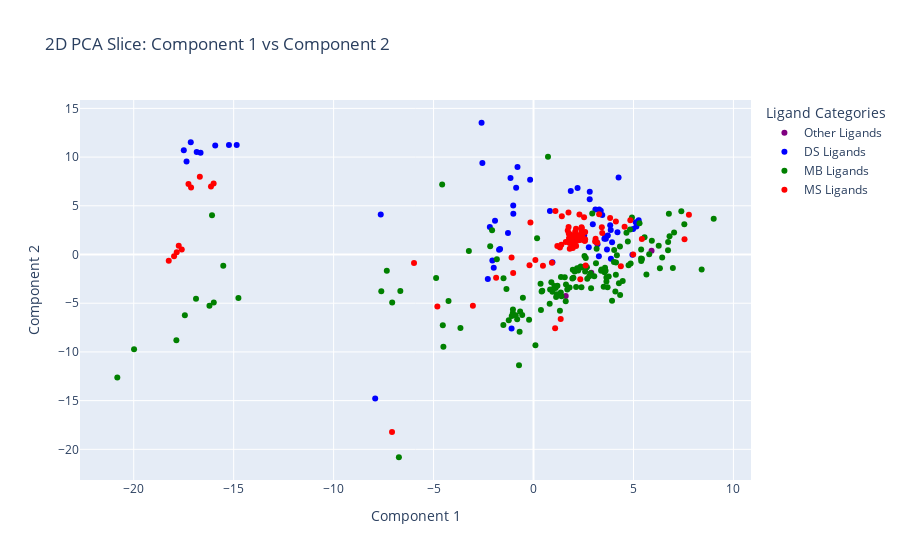
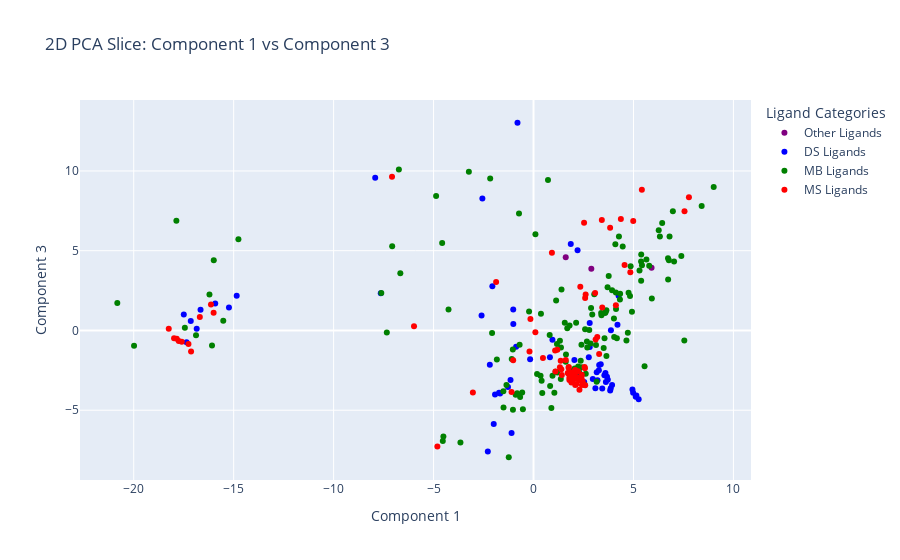
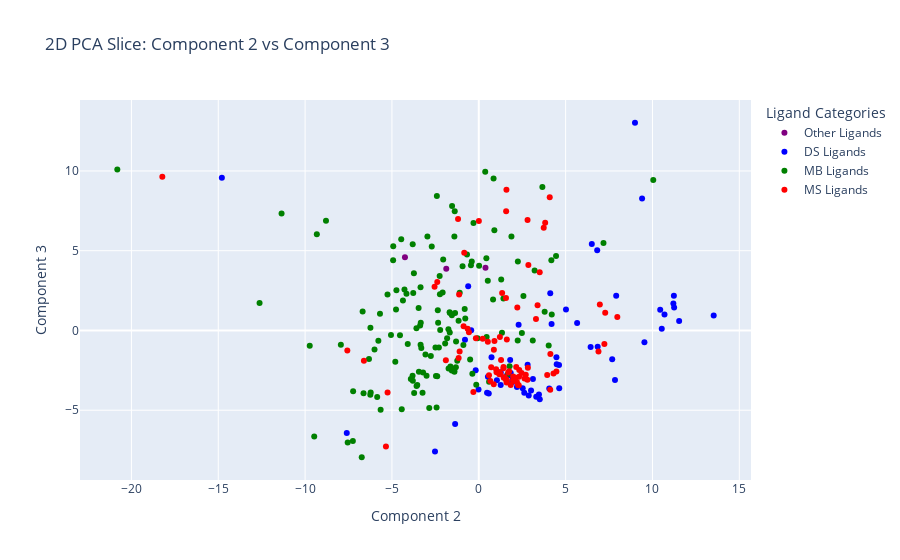

Notebook source saved alongside these figures, in order:
### Code cell
import plotly.express as px

# Dictionary for ligand categories and their colors
categories = {
    "DS": {"color": "blue", "label": "DS Ligands"},
    "MS": {"color": "red", "label": "MS Ligands"},
    "MB": {"color": "green", "label": "MB Ligands"},
    "Other": {"color": "purple", "label": "Other Ligands"},
}

# Assign a category to each ligand for color coding
def get_category(ligand):
    if "DS" in ligand:
        return "DS Ligands"
    elif "MS" in ligand:
        return "MS Ligands"
    elif "MB" in ligand:
        return "MB Ligands"
    else:
        return "Other Ligands"

pca_df['category'] = pca_df['ligand'].apply(get_category)

# Define a function to plot 2D slices
def plot_2d_slice(x, y, x_label, y_label):
    fig = px.scatter(
        pca_df,
        x=x,
        y=y,
        color='category',
        color_discrete_map={
            "DS Ligands": "blue",
            "MS Ligands": "red",
            "MB Ligands": "green",
            "Other Ligands": "purple",
        },
        hover_data={'ligand': True},  # Show ligand names on hover
        title=f'2D PCA Slice: {x_label} vs {y_label}',
        labels={'category': 'Ligand Category'}
    )
    fig.update_layout(
        xaxis_title=x_label,
        yaxis_title=y_label,
        legend_title="Ligand Categories"
    )
    return fig

# Generate and display 2D slices
fig1 = plot_2d_slice('Component 1', 'Component 2', 'Component 1', 'Component 2')
fig2 = plot_2d_slice('Component 1', 'Component 3', 'Component 1', 'Component 3')
fig3 = plot_2d_slice('Component 2', 'Component 3', 'Component 2', 'Component 3')

# Show the figures
fig1.show()
fig2.show()
fig3.show()

### Figure 1 — Plotly figure (JSON) as saved in the notebook; plotly's stock layout.template omitted (floating-point values rounded to 4 significant figures; data arrays with more than 128 entries replaced by an {"elided": "..."} marker saying what was removed)
{"data": [{"customdata": [["dcPAMP"], ["dcpa"], ["diprpa"]], "hovertemplate": "Ligand Category=Other Ligands<br>Component 1=%{x}<br>Component 2=%{y}<br>ligand=%{customdata[0]}<extra></extra>", "legendgroup": "Other Ligands", "marker": {"color": "purple", "symbol": "circle"}, "mode": "markers", "name": "Other Ligands", "orientation": "v", "showlegend": true, "x": [5.904, 2.892, 1.612], "xaxis": "x", "y": [0.3862, -1.872, -4.25], "yaxis": "y", "type": "scatter"}, {"customdata": [["DS-10"], ["DS-11"], ["DS-12"], ["DS-13"], ["DS-14"], ["DS-15"], ["DS-16"], ["DS-17"], ["DS-18"], ["DS-19"], ["DS-1"], ["DS-20"], ["DS-21"], ["DS-22"], ["DS-23"], ["DS-24"], ["DS-25"], ["DS-26"], ["DS-27"], ["DS-28"], ["DS-29"], ["DS-2"], ["DS-30"], ["DS-31"], ["DS-32"], ["DS-33"], ["DS-34"], ["DS-35"], ["DS-36"], ["DS-37"], ["DS-38"], ["DS-39"], ["DS-3"], ["DS-40"], ["DS-41"], ["DS-42"], ["DS-43"], ["DS-44"], ["DS-45"], ["DS-46"], ["DS-48"], ["DS-49"], ["DS-4"], ["DS-50"], ["DS-52"], ["DS-53"], ["DS-54"], ["DS-55"], ["DS-56"], ["DS-57"], ["DS-58"], ["DS-59"], ["DS-5"], ["DS-60"], ["DS-61"], ["DS-63"], ["DS-64"], ["DS-6"], ["DS-7"], ["DS-8"], ["DS-9"]], "hovertemplate": "Ligand Category=DS Ligands<br>Component 1=%{x}<br>Component 2=%{y}<br>ligand=%{customdata[0]}<extra></extra>", "legendgroup": "DS Ligands", "marker": {"color": "blue", "symbol": "circle"}, "mode": "markers", "name": "DS Ligands", "orientation": "v", "showlegend": true, "x": [2.535, 3.93, 0.9459, -1.015, 3.619, 3.545, 3.096, 4.948, 3.363, -2.599, -1.099, 3.717, 3.163, 3.862, 4.983, 3.598, 5.145, 3.439, 2.811, 4.256, 2.765, -7.92, 5.113, 3.836, 5.26, 2.966, 2.045, 3.285, -1.725, -1.673, -2.286, -2.186, 3.871, -1.278, -1.991, 1.864, -17.36, -1.925, -16.85, -16.66, -0.8022, -17.5, 3.269, -17.15, -7.642, -2.059, -15.92, -14.85, -15.24, 2.204, -1.01, 2.813, 3.2, -0.1703, -0.8689, -1.151, -2.558, 0.8207, 2.214, 4.199, 3.675], "xaxis": "x", "y": [1.956, 1.261, -0.7947, 5.021, 1.618, 1.629, 4.632, -0.01456, 4.487, 13.53, -7.6, 1.947, 1.263, 2.528, 2.619, 1.839, 2.876, 4.057, 5.661, 7.911, 0.7341, -14.79, 3.308, 3.01, 3.511, 3.118, 1.807, 4.62, 0.4758, 0.5753, -2.521, 2.812, -0.4367, 2.196, -1.362, 6.507, 9.537, 3.464, 10.54, 10.45, 8.993, 10.69, -0.1782, 11.54, 4.115, -0.6096, 11.2, 11.23, 11.25, 6.818, 4.192, 6.44, 1.043, 7.682, 6.845, 7.842, 9.403, 4.47, 1.793, 2.293, 0.5264], "yaxis": "y", "type": "scatter"}, {"customdata": {"elided": "137x1 str values"}, "hovertemplate": "Ligand Category=MB Ligands<br>Component 1=%{x}<br>Component 2=%{y}<br>ligand=%{customdata[0]}<extra></extra>", "legendgroup": "MB Ligands", "marker": {"color": "green", "symbol": "circle"}, "mode": "markers", "name": "MB Ligands", "orientation": "v", "showlegend": true, "x": {"elided": "137 float values"}, "xaxis": "x", "y": {"elided": "137 float values"}, "yaxis": "y", "type": "scatter"}, {"customdata": [["MS-10"], ["MS-11"], ["MS-12"], ["MS-13"], ["MS-14"], ["MS-15"], ["MS-16"], ["MS-17"], ["MS-19"], ["MS-1"], ["MS-20"], ["MS-21"], ["MS-22"], ["MS-23"], ["MS-24"], ["MS-25"], ["MS-26"], ["MS-27"], ["MS-28"], ["MS-29"], ["MS-2"], ["MS-30"], ["MS-31"], ["MS-32"], ["MS-33"], ["MS-34"], ["MS-35"], ["MS-36"], ["MS-37"], ["MS-38"], ["MS-39"], ["MS-3"], ["MS-40"], ["MS-41"], ["MS-42"], ["MS-44"], ["MS-45"], ["MS-46"], ["MS-47"], ["MS-48"], ["MS-49"], ["MS-4"], ["MS-50"], ["MS-51"], ["MS-52"], ["MS-53"], ["MS-54"], ["MS-55"], ["MS-56"], ["MS-57"], ["MS-58"], ["MS-59"], ["MS-5"], ["MS-60"], ["MS-61"], ["MS-62"], ["MS-64"], ["MS-65"], ["MS-66"], ["MS-68"], ["MS-6"], ["MS-70"], ["MS-71"], ["MS-72"], ["MS-73"], ["MS-74"], ["MS-75"], ["MS-76"], ["MS-77"], ["MS-78"], ["MS-79"], ["MS-80"], ["MS-81"], ["MS-82"], ["MS-83"], ["MS-84"], ["MS-85"], ["MS-86"], ["MS-87"], ["MS-88"], ["MS-89"], ["MS-90"], ["MS-91"], ["MS-92"], ["MS-93"], ["MS-9"]], "hovertemplate": "Ligand Category=MS Ligands<br>Component 1=%{x}<br>Component 2=%{y}<br>ligand=%{customdata[0]}<extra></extra>", "legendgroup": "MS Ligands", "marker": {"color": "red", "symbol": "circle"}, "mode": "markers", "name": "MS Ligands", "orientation": "v", "showlegend": true, "x": [7.774, -0.1546, 1.813, 3.189, -0.201, 0.9206, 1.965, 2.131, 1.794, -3.033, 1.898, 1.978, 2.458, 2.034, 2.271, 1.713, 4.121, 2.209, 1.192, 2.305, -5.978, 2.398, 1.321, 1.392, 2.422, 2.332, 2.411, 2.441, 1.895, 2.063, 2.554, -7.079, 2.584, 1.778, 5.419, 1.963, 1.814, 2.298, 1.763, 2.572, 2.227, 2.583, 3.282, 1.809, 0.09262, 1.614, 3.106, 1.749, 2.088, 2.127, 1.097, 2.403, 3.082, 1.793, 3.438, 4.556, 4.843, 1.417, 1.754, 2.084, 2.529, -4.81, -1.019, 1.081, -17.98, -1.872, -17.85, -18.25, -1.098, -17.75, 4.369, 1.36, 4.987, -17.13, -17.6, -16.0, 2.34, 3.417, -16.69, 2.608, -16.14, 2.411, -17.26, 3.832, 7.554, 0.4724], "xaxis": "x", "y": [4.085, 3.293, 0.5863, 1.215, -1.104, -0.8371, 0.6663, 0.8618, 2.103, -5.252, 1.568, 1.021, 2.196, 1.181, 1.973, 2.464, 3.385, 1.439, 0.8693, 1.597, -0.8734, 2.317, 0.7147, 0.9986, 2.263, 1.482, 2.089, 2.006, 1.602, 1.25, 1.424, -18.22, 2.303, 1.699, 1.592, 1.98, 1.196, 4.113, 2.155, 1.424, 1.75, 1.566, 4.123, 1.194, -0.5653, 1.283, 1.616, 4.302, 1.838, 2.636, 4.469, 2.801, 1.345, 1.603, 2.217, 2.854, 3.508, 3.94, 2.827, 2.33, 3.823, -5.346, -1.896, -7.568, -0.1666, -2.391, 0.224, -0.6438, -0.311, 0.9023, -1.194, -6.614, 0.004914, 6.891, 0.5217, 7.279, -2.545, 2.808, 7.976, -1.133, 6.97, 2.705, 7.231, 3.739, 1.576, -1.16], "yaxis": "y", "type": "scatter"}], "layout": {"xaxis": {"anchor": "y", "domain": [0.0, 1.0], "title": {"text": "Component 1"}}, "yaxis": {"anchor": "x", "domain": [0.0, 1.0], "title": {"text": "Component 2"}}, "legend": {"title": {"text": "Ligand Categories"}, "tracegroupgap": 0}, "title": {"text": "2D PCA Slice: Component 1 vs Component 2"}}}

### Figure 2 — Plotly figure (JSON) as saved in the notebook; plotly's stock layout.template omitted (floating-point values rounded to 4 significant figures; data arrays with more than 128 entries replaced by an {"elided": "..."} marker saying what was removed)
{"data": [{"customdata": [["dcPAMP"], ["dcpa"], ["diprpa"]], "hovertemplate": "Ligand Category=Other Ligands<br>Component 1=%{x}<br>Component 3=%{y}<br>ligand=%{customdata[0]}<extra></extra>", "legendgroup": "Other Ligands", "marker": {"color": "purple", "symbol": "circle"}, "mode": "markers", "name": "Other Ligands", "orientation": "v", "showlegend": true, "x": [5.904, 2.892, 1.612], "xaxis": "x", "y": [3.93, 3.861, 4.585], "yaxis": "y", "type": "scatter"}, {"customdata": [["DS-10"], ["DS-11"], ["DS-12"], ["DS-13"], ["DS-14"], ["DS-15"], ["DS-16"], ["DS-17"], ["DS-18"], ["DS-19"], ["DS-1"], ["DS-20"], ["DS-21"], ["DS-22"], ["DS-23"], ["DS-24"], ["DS-25"], ["DS-26"], ["DS-27"], ["DS-28"], ["DS-29"], ["DS-2"], ["DS-30"], ["DS-31"], ["DS-32"], ["DS-33"], ["DS-34"], ["DS-35"], ["DS-36"], ["DS-37"], ["DS-38"], ["DS-39"], ["DS-3"], ["DS-40"], ["DS-41"], ["DS-42"], ["DS-43"], ["DS-44"], ["DS-45"], ["DS-46"], ["DS-48"], ["DS-49"], ["DS-4"], ["DS-50"], ["DS-52"], ["DS-53"], ["DS-54"], ["DS-55"], ["DS-56"], ["DS-57"], ["DS-58"], ["DS-59"], ["DS-5"], ["DS-60"], ["DS-61"], ["DS-63"], ["DS-64"], ["DS-6"], ["DS-7"], ["DS-8"], ["DS-9"]], "hovertemplate": "Ligand Category=DS Ligands<br>Component 1=%{x}<br>Component 3=%{y}<br>ligand=%{customdata[0]}<extra></extra>", "legendgroup": "DS Ligands", "marker": {"color": "blue", "symbol": "circle"}, "mode": "markers", "name": "DS Ligands", "orientation": "v", "showlegend": true, "x": [2.535, 3.93, 0.9459, -1.015, 3.619, 3.545, 3.096, 4.948, 3.363, -2.599, -1.099, 3.717, 3.163, 3.862, 4.983, 3.598, 5.145, 3.439, 2.811, 4.256, 2.765, -7.92, 5.113, 3.836, 5.26, 2.966, 2.045, 3.285, -1.725, -1.673, -2.286, -2.186, 3.871, -1.278, -1.991, 1.864, -17.36, -1.925, -16.85, -16.66, -0.8022, -17.5, 3.269, -17.15, -7.642, -2.059, -15.92, -14.85, -15.24, 2.204, -1.01, 2.813, 3.2, -0.1703, -0.8689, -1.151, -2.558, 0.8207, 2.214, 4.199, 3.675], "xaxis": "x", "y": [-3.224, -3.414, -0.5879, 1.314, -3.226, -2.804, -3.624, -3.703, -2.124, 0.9458, -6.426, -3.088, -2.617, -3.615, -3.903, -2.664, -4.074, -3.631, 0.4683, 2.174, -1.674, 9.569, -4.149, -3.763, -4.318, -3.04, -1.858, -2.163, -3.899, -3.948, -7.583, -2.152, 0.02081, -3.547, -5.862, 5.423, -0.7422, -4.007, 0.1057, 1.302, 13.02, 0.9978, -2.497, 0.5953, 2.337, 2.766, 1.69, 2.184, 1.445, 5.021, 0.4056, -1.034, -3.122, -1.805, -1.022, -3.099, 8.278, -1.675, -2.802, 0.3539, -2.908], "yaxis": "y", "type": "scatter"}, {"customdata": {"elided": "137x1 str values"}, "hovertemplate": "Ligand Category=MB Ligands<br>Component 1=%{x}<br>Component 3=%{y}<br>ligand=%{customdata[0]}<extra></extra>", "legendgroup": "MB Ligands", "marker": {"color": "green", "symbol": "circle"}, "mode": "markers", "name": "MB Ligands", "orientation": "v", "showlegend": true, "x": {"elided": "137 float values"}, "xaxis": "x", "y": {"elided": "137 float values"}, "yaxis": "y", "type": "scatter"}, {"customdata": [["MS-10"], ["MS-11"], ["MS-12"], ["MS-13"], ["MS-14"], ["MS-15"], ["MS-16"], ["MS-17"], ["MS-19"], ["MS-1"], ["MS-20"], ["MS-21"], ["MS-22"], ["MS-23"], ["MS-24"], ["MS-25"], ["MS-26"], ["MS-27"], ["MS-28"], ["MS-29"], ["MS-2"], ["MS-30"], ["MS-31"], ["MS-32"], ["MS-33"], ["MS-34"], ["MS-35"], ["MS-36"], ["MS-37"], ["MS-38"], ["MS-39"], ["MS-3"], ["MS-40"], ["MS-41"], ["MS-42"], ["MS-44"], ["MS-45"], ["MS-46"], ["MS-47"], ["MS-48"], ["MS-49"], ["MS-4"], ["MS-50"], ["MS-51"], ["MS-52"], ["MS-53"], ["MS-54"], ["MS-55"], ["MS-56"], ["MS-57"], ["MS-58"], ["MS-59"], ["MS-5"], ["MS-60"], ["MS-61"], ["MS-62"], ["MS-64"], ["MS-65"], ["MS-66"], ["MS-68"], ["MS-6"], ["MS-70"], ["MS-71"], ["MS-72"], ["MS-73"], ["MS-74"], ["MS-75"], ["MS-76"], ["MS-77"], ["MS-78"], ["MS-79"], ["MS-80"], ["MS-81"], ["MS-82"], ["MS-83"], ["MS-84"], ["MS-85"], ["MS-86"], ["MS-87"], ["MS-88"], ["MS-89"], ["MS-90"], ["MS-91"], ["MS-92"], ["MS-93"], ["MS-9"]], "hovertemplate": "Ligand Category=MS Ligands<br>Component 1=%{x}<br>Component 3=%{y}<br>ligand=%{customdata[0]}<extra></extra>", "legendgroup": "MS Ligands", "marker": {"color": "red", "symbol": "circle"}, "mode": "markers", "name": "MS Ligands", "orientation": "v", "showlegend": true, "x": [7.774, -0.1546, 1.813, 3.189, -0.201, 0.9206, 1.965, 2.131, 1.794, -3.033, 1.898, 1.978, 2.458, 2.034, 2.271, 1.713, 4.121, 2.209, 1.192, 2.305, -5.978, 2.398, 1.321, 1.392, 2.422, 2.332, 2.411, 2.441, 1.895, 2.063, 2.554, -7.079, 2.584, 1.778, 5.419, 1.963, 1.814, 2.298, 1.763, 2.572, 2.227, 2.583, 3.282, 1.809, 0.09262, 1.614, 3.106, 1.749, 2.088, 2.127, 1.097, 2.403, 3.082, 1.793, 3.438, 4.556, 4.843, 1.417, 1.754, 2.084, 2.529, -4.81, -1.019, 1.081, -17.98, -1.872, -17.85, -18.25, -1.098, -17.75, 4.369, 1.36, 4.987, -17.13, -17.6, -16.0, 2.34, 3.417, -16.69, 2.608, -16.14, 2.411, -17.26, 3.832, 7.554, 0.4724], "xaxis": "x", "y": [8.345, 0.7112, -2.803, -0.4169, -1.321, 4.867, -3.172, -3.371, -2.965, -3.887, -3.056, -2.615, -3.225, -2.74, -3.116, -2.663, 1.587, -2.97, -1.208, -3.115, 0.2677, -2.901, -2.301, -2.435, -3.42, -2.93, -3.148, -3.144, -3.257, -2.74, -2.295, 9.644, -3.436, -2.641, 8.822, -2.881, -2.642, -3.711, -2.288, -2.361, -2.563, 2.031, -1.48, -2.633, -0.1088, -1.849, -0.5733, -2.692, -3.42, -3.009, -2.577, -3.092, 2.349, -3.108, 1.437, 4.099, 3.643, -2.785, -2.342, -2.48, 6.75, -7.28, -1.868, -1.248, -0.4837, 3.037, -0.515, 0.102, -3.861, -0.6537, 6.98, -1.891, 6.866, -1.315, -0.7079, 1.104, 2.739, 6.932, 0.8477, 2.247, 1.634, -2.773, -0.8519, 6.434, 7.467, -1.733], "yaxis": "y", "type": "scatter"}], "layout": {"xaxis": {"anchor": "y", "domain": [0.0, 1.0], "title": {"text": "Component 1"}}, "yaxis": {"anchor": "x", "domain": [0.0, 1.0], "title": {"text": "Component 3"}}, "legend": {"title": {"text": "Ligand Categories"}, "tracegroupgap": 0}, "title": {"text": "2D PCA Slice: Component 1 vs Component 3"}}}

### Figure 3 — Plotly figure (JSON) as saved in the notebook; plotly's stock layout.template omitted (floating-point values rounded to 4 significant figures; data arrays with more than 128 entries replaced by an {"elided": "..."} marker saying what was removed)
{"data": [{"customdata": [["dcPAMP"], ["dcpa"], ["diprpa"]], "hovertemplate": "Ligand Category=Other Ligands<br>Component 2=%{x}<br>Component 3=%{y}<br>ligand=%{customdata[0]}<extra></extra>", "legendgroup": "Other Ligands", "marker": {"color": "purple", "symbol": "circle"}, "mode": "markers", "name": "Other Ligands", "orientation": "v", "showlegend": true, "x": [0.3862, -1.872, -4.25], "xaxis": "x", "y": [3.93, 3.861, 4.585], "yaxis": "y", "type": "scatter"}, {"customdata": [["DS-10"], ["DS-11"], ["DS-12"], ["DS-13"], ["DS-14"], ["DS-15"], ["DS-16"], ["DS-17"], ["DS-18"], ["DS-19"], ["DS-1"], ["DS-20"], ["DS-21"], ["DS-22"], ["DS-23"], ["DS-24"], ["DS-25"], ["DS-26"], ["DS-27"], ["DS-28"], ["DS-29"], ["DS-2"], ["DS-30"], ["DS-31"], ["DS-32"], ["DS-33"], ["DS-34"], ["DS-35"], ["DS-36"], ["DS-37"], ["DS-38"], ["DS-39"], ["DS-3"], ["DS-40"], ["DS-41"], ["DS-42"], ["DS-43"], ["DS-44"], ["DS-45"], ["DS-46"], ["DS-48"], ["DS-49"], ["DS-4"], ["DS-50"], ["DS-52"], ["DS-53"], ["DS-54"], ["DS-55"], ["DS-56"], ["DS-57"], ["DS-58"], ["DS-59"], ["DS-5"], ["DS-60"], ["DS-61"], ["DS-63"], ["DS-64"], ["DS-6"], ["DS-7"], ["DS-8"], ["DS-9"]], "hovertemplate": "Ligand Category=DS Ligands<br>Component 2=%{x}<br>Component 3=%{y}<br>ligand=%{customdata[0]}<extra></extra>", "legendgroup": "DS Ligands", "marker": {"color": "blue", "symbol": "circle"}, "mode": "markers", "name": "DS Ligands", "orientation": "v", "showlegend": true, "x": [1.956, 1.261, -0.7947, 5.021, 1.618, 1.629, 4.632, -0.01456, 4.487, 13.53, -7.6, 1.947, 1.263, 2.528, 2.619, 1.839, 2.876, 4.057, 5.661, 7.911, 0.7341, -14.79, 3.308, 3.01, 3.511, 3.118, 1.807, 4.62, 0.4758, 0.5753, -2.521, 2.812, -0.4367, 2.196, -1.362, 6.507, 9.537, 3.464, 10.54, 10.45, 8.993, 10.69, -0.1782, 11.54, 4.115, -0.6096, 11.2, 11.23, 11.25, 6.818, 4.192, 6.44, 1.043, 7.682, 6.845, 7.842, 9.403, 4.47, 1.793, 2.293, 0.5264], "xaxis": "x", "y": [-3.224, -3.414, -0.5879, 1.314, -3.226, -2.804, -3.624, -3.703, -2.124, 0.9458, -6.426, -3.088, -2.617, -3.615, -3.903, -2.664, -4.074, -3.631, 0.4683, 2.174, -1.674, 9.569, -4.149, -3.763, -4.318, -3.04, -1.858, -2.163, -3.899, -3.948, -7.583, -2.152, 0.02081, -3.547, -5.862, 5.423, -0.7422, -4.007, 0.1057, 1.302, 13.02, 0.9978, -2.497, 0.5953, 2.337, 2.766, 1.69, 2.184, 1.445, 5.021, 0.4056, -1.034, -3.122, -1.805, -1.022, -3.099, 8.278, -1.675, -2.802, 0.3539, -2.908], "yaxis": "y", "type": "scatter"}, {"customdata": {"elided": "137x1 str values"}, "hovertemplate": "Ligand Category=MB Ligands<br>Component 2=%{x}<br>Component 3=%{y}<br>ligand=%{customdata[0]}<extra></extra>", "legendgroup": "MB Ligands", "marker": {"color": "green", "symbol": "circle"}, "mode": "markers", "name": "MB Ligands", "orientation": "v", "showlegend": true, "x": {"elided": "137 float values"}, "xaxis": "x", "y": {"elided": "137 float values"}, "yaxis": "y", "type": "scatter"}, {"customdata": [["MS-10"], ["MS-11"], ["MS-12"], ["MS-13"], ["MS-14"], ["MS-15"], ["MS-16"], ["MS-17"], ["MS-19"], ["MS-1"], ["MS-20"], ["MS-21"], ["MS-22"], ["MS-23"], ["MS-24"], ["MS-25"], ["MS-26"], ["MS-27"], ["MS-28"], ["MS-29"], ["MS-2"], ["MS-30"], ["MS-31"], ["MS-32"], ["MS-33"], ["MS-34"], ["MS-35"], ["MS-36"], ["MS-37"], ["MS-38"], ["MS-39"], ["MS-3"], ["MS-40"], ["MS-41"], ["MS-42"], ["MS-44"], ["MS-45"], ["MS-46"], ["MS-47"], ["MS-48"], ["MS-49"], ["MS-4"], ["MS-50"], ["MS-51"], ["MS-52"], ["MS-53"], ["MS-54"], ["MS-55"], ["MS-56"], ["MS-57"], ["MS-58"], ["MS-59"], ["MS-5"], ["MS-60"], ["MS-61"], ["MS-62"], ["MS-64"], ["MS-65"], ["MS-66"], ["MS-68"], ["MS-6"], ["MS-70"], ["MS-71"], ["MS-72"], ["MS-73"], ["MS-74"], ["MS-75"], ["MS-76"], ["MS-77"], ["MS-78"], ["MS-79"], ["MS-80"], ["MS-81"], ["MS-82"], ["MS-83"], ["MS-84"], ["MS-85"], ["MS-86"], ["MS-87"], ["MS-88"], ["MS-89"], ["MS-90"], ["MS-91"], ["MS-92"], ["MS-93"], ["MS-9"]], "hovertemplate": "Ligand Category=MS Ligands<br>Component 2=%{x}<br>Component 3=%{y}<br>ligand=%{customdata[0]}<extra></extra>", "legendgroup": "MS Ligands", "marker": {"color": "red", "symbol": "circle"}, "mode": "markers", "name": "MS Ligands", "orientation": "v", "showlegend": true, "x": [4.085, 3.293, 0.5863, 1.215, -1.104, -0.8371, 0.6663, 0.8618, 2.103, -5.252, 1.568, 1.021, 2.196, 1.181, 1.973, 2.464, 3.385, 1.439, 0.8693, 1.597, -0.8734, 2.317, 0.7147, 0.9986, 2.263, 1.482, 2.089, 2.006, 1.602, 1.25, 1.424, -18.22, 2.303, 1.699, 1.592, 1.98, 1.196, 4.113, 2.155, 1.424, 1.75, 1.566, 4.123, 1.194, -0.5653, 1.283, 1.616, 4.302, 1.838, 2.636, 4.469, 2.801, 1.345, 1.603, 2.217, 2.854, 3.508, 3.94, 2.827, 2.33, 3.823, -5.346, -1.896, -7.568, -0.1666, -2.391, 0.224, -0.6438, -0.311, 0.9023, -1.194, -6.614, 0.004914, 6.891, 0.5217, 7.279, -2.545, 2.808, 7.976, -1.133, 6.97, 2.705, 7.231, 3.739, 1.576, -1.16], "xaxis": "x", "y": [8.345, 0.7112, -2.803, -0.4169, -1.321, 4.867, -3.172, -3.371, -2.965, -3.887, -3.056, -2.615, -3.225, -2.74, -3.116, -2.663, 1.587, -2.97, -1.208, -3.115, 0.2677, -2.901, -2.301, -2.435, -3.42, -2.93, -3.148, -3.144, -3.257, -2.74, -2.295, 9.644, -3.436, -2.641, 8.822, -2.881, -2.642, -3.711, -2.288, -2.361, -2.563, 2.031, -1.48, -2.633, -0.1088, -1.849, -0.5733, -2.692, -3.42, -3.009, -2.577, -3.092, 2.349, -3.108, 1.437, 4.099, 3.643, -2.785, -2.342, -2.48, 6.75, -7.28, -1.868, -1.248, -0.4837, 3.037, -0.515, 0.102, -3.861, -0.6537, 6.98, -1.891, 6.866, -1.315, -0.7079, 1.104, 2.739, 6.932, 0.8477, 2.247, 1.634, -2.773, -0.8519, 6.434, 7.467, -1.733], "yaxis": "y", "type": "scatter"}], "layout": {"xaxis": {"anchor": "y", "domain": [0.0, 1.0], "title": {"text": "Component 2"}}, "yaxis": {"anchor": "x", "domain": [0.0, 1.0], "title": {"text": "Component 3"}}, "legend": {"title": {"text": "Ligand Categories"}, "tracegroupgap": 0}, "title": {"text": "2D PCA Slice: Component 2 vs Component 3"}}}
